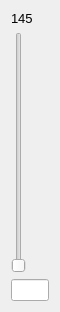
<?xml version="1.0" encoding="UTF-8"?>
<ui version="4.0">
 <class>SliceSlider</class>
 <widget class="QWidget" name="SliceSlider">
  <property name="geometry">
   <rect>
    <x>0</x>
    <y>0</y>
    <width>49</width>
    <height>312</height>
   </rect>
  </property>
  <property name="maximumSize">
   <size>
    <width>50</width>
    <height>16777215</height>
   </size>
  </property>
  <property name="windowTitle">
   <string>Form</string>
  </property>
  <layout class="QGridLayout" name="gridLayout">
   <item row="0" column="0">
    <widget class="QLabel" name="labelTotalLayers">
     <property name="maximumSize">
      <size>
       <width>61</width>
       <height>21</height>
      </size>
     </property>
     <property name="font">
      <font>
       <pointsize>10</pointsize>
      </font>
     </property>
     <property name="text">
      <string>145</string>
     </property>
    </widget>
   </item>
   <item row="1" column="0">
    <widget class="QSlider" name="curNumOfLayersSlider">
     <property name="maximum">
      <number>145</number>
     </property>
     <property name="orientation">
      <enum>Qt::Vertical</enum>
     </property>
    </widget>
   </item>
   <item row="2" column="0">
    <widget class="QLineEdit" name="lineEditCurNumOfLayers">
     <property name="minimumSize">
      <size>
       <width>38</width>
       <height>0</height>
      </size>
     </property>
    </widget>
   </item>
  </layout>
 </widget>
 <resources/>
 <connections/>
</ui>
